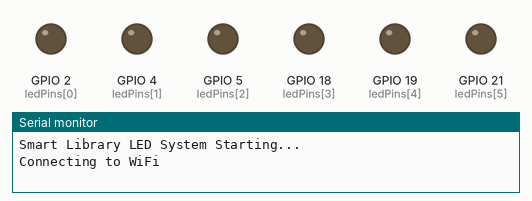
The sketch below on a simulated ESP32. Parts: output pins drawn as LEDs (lit = HIGH), the last lines printed to the serial monitor. WiFi joins after 1.5 s; servers stay silent unless stated.

Above: at 0.1 s.
At 2.1 s:
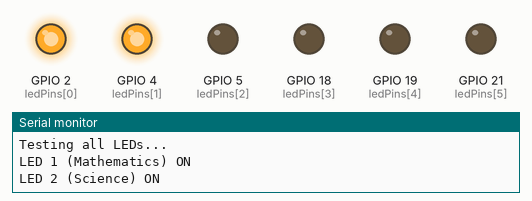
At 3.1 s:
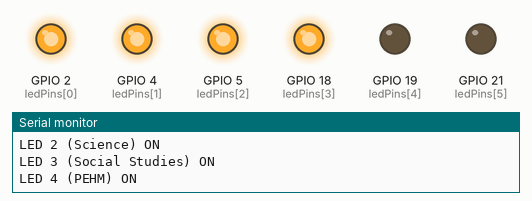
At 4.1 s:
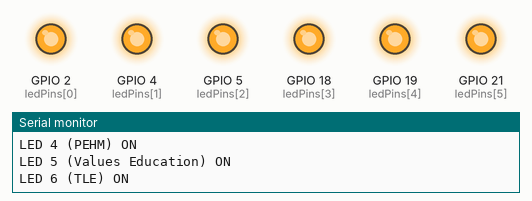
At 5.6 s:
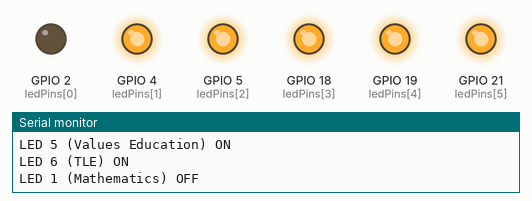
At 7.6 s:
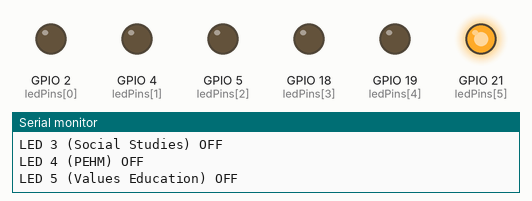
Timing chart, 0 to 9.5 s (numbered marks = the images above):
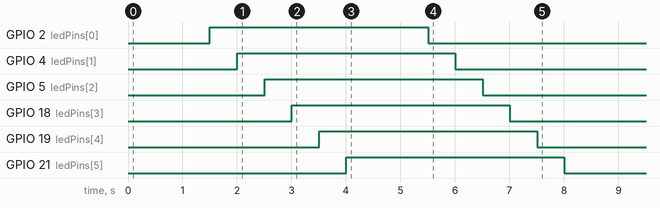

The sketch:

esp32_led_control.ino
```cpp
#include <WiFi.h>
#include <HTTPClient.h>
#include <ArduinoJson.h>

// WiFi credentials - UPDATE THESE
const char* ssid = "YOUR_WIFI_SSID";
const char* password = "YOUR_WIFI_PASSWORD";

// API endpoint - UPDATE THIS TO YOUR VERCEL URL
const char* apiUrl = "https://v0-smart-library-system-theta.vercel.app/api/led/control";

// LED pin definitions for 6 subjects
const int ledPins[6] = {2, 4, 5, 18, 19, 21}; // GPIO pins for LEDs 1-6

// Subject names for debugging
const char* subjectNames[6] = {
  "Mathematics",
  "Science",
  "Social Studies",
  "PEHM",
  "Values Education",
  "TLE"
};

// LED states
bool ledStates[6] = {false, false, false, false, false, false};

// Timing variables
unsigned long lastCheck = 0;
const unsigned long checkInterval = 2000; // Check every 2 seconds

void setup() {
  Serial.begin(115200);

  // Initialize LED pins
  for (int i = 0; i < 6; i++) {
    pinMode(ledPins[i], OUTPUT);
    digitalWrite(ledPins[i], LOW); // Start with all LEDs off
  }

  Serial.println("Smart Library LED System Starting...");

  // Connect to WiFi
  WiFi.begin(ssid, password);
  Serial.print("Connecting to WiFi");

  while (WiFi.status() != WL_CONNECTED) {
    delay(500);
    Serial.print(".");
  }

  Serial.println();
  Serial.println("WiFi connected!");
  Serial.print("IP address: ");
  Serial.println(WiFi.localIP());

  // Test all LEDs briefly
  testAllLEDs();
}

void loop() {
  // Check if it's time to poll the API
  if (millis() - lastCheck >= checkInterval) {
    checkLEDStatus();
    lastCheck = millis();
  }

  // Check WiFi connection and reconnect if needed
  if (WiFi.status() != WL_CONNECTED) {
    Serial.println("WiFi connection lost. Reconnecting...");
    WiFi.reconnect();
    delay(5000);
  }
}

void checkLEDStatus() {
  if (WiFi.status() == WL_CONNECTED) {
    HTTPClient http;

    // Create URL for getting all LED states
    String url = String(apiUrl);

    http.begin(url);
    http.addHeader("Content-Type", "application/json");

    int httpResponseCode = http.GET();

    if (httpResponseCode > 0) {
      String response = http.getString();
      Serial.println("HTTP Response code: " + String(httpResponseCode));
      Serial.println("Response: " + response);

      // Parse JSON response
      DynamicJsonDocument doc(1024);
      DeserializationError error = deserializeJson(doc, response);

      if (!error) {
        // Update LED states based on API response
        for (int i = 0; i < 6; i++) {
          int ledPin = i + 1; // LED pins are 1-6

          if (doc.containsKey(String(ledPin))) {
            JsonObject ledData = doc[String(ledPin)];
            String state = ledData["state"].as<String>();
            String subject = ledData["subject"].as<String>();

            bool newState = (state == "on");

            // Only update if state has changed
            if (ledStates[i] != newState) {
              ledStates[i] = newState;
              digitalWrite(ledPins[i], newState ? HIGH : LOW);

              Serial.print("LED ");
              Serial.print(ledPin);
              Serial.print(" (");
              Serial.print(subjectNames[i]);
              Serial.print("): ");
              Serial.println(newState ? "ON" : "OFF");
            }
          }
        }
      } else {
        Serial.print("JSON parsing failed: ");
        Serial.println(error.c_str());
      }
    } else {
      Serial.print("HTTP GET failed, error: ");
      Serial.println(http.errorToString(httpResponseCode));
    }

    http.end();
  } else {
    Serial.println("WiFi not connected");
  }
}

void testAllLEDs() {
  Serial.println("Testing all LEDs...");

  // Turn on all LEDs
  for (int i = 0; i < 6; i++) {
    digitalWrite(ledPins[i], HIGH);
    Serial.print("LED ");
    Serial.print(i + 1);
    Serial.print(" (");
    Serial.print(subjectNames[i]);
    Serial.println(") ON");
    delay(500);
  }

  delay(1000);

  // Turn off all LEDs
  for (int i = 0; i < 6; i++) {
    digitalWrite(ledPins[i], LOW);
    Serial.print("LED ");
    Serial.print(i + 1);
    Serial.print(" (");
    Serial.print(subjectNames[i]);
    Serial.println(") OFF");
    delay(500);
  }

  Serial.println("LED test complete!");
}

// Function to manually control a specific LED (for testing)
void controlLED(int ledIndex, bool state) {
  if (ledIndex >= 0 && ledIndex < 6) {
    digitalWrite(ledPins[ledIndex], state ? HIGH : LOW);
    ledStates[ledIndex] = state;

    Serial.print("Manual control: LED ");
    Serial.print(ledIndex + 1);
    Serial.print(" (");
    Serial.print(subjectNames[ledIndex]);
    Serial.print(") ");
    Serial.println(state ? "ON" : "OFF");
  }
}
```
